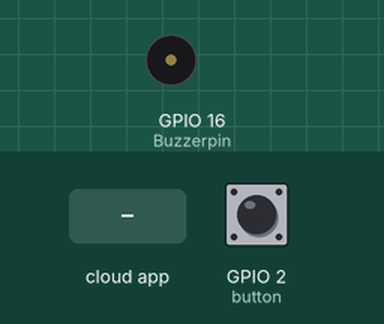
A sketch run on a simulated ESP8266 (NodeMCU). Parts: buzzer (waves = sounding, pin HIGH). The test bench sets the inputs (shaded band); at power-on: GPIO 2 (button) LOW. WiFi joins after 1.5 s; servers stay silent unless stated; what the sketch prints to the serial monitor is not drawn.

Above: at 2.7 s.
2.8 s: the phone or cloud app sets Buzzer to ON
At 3.5 s:
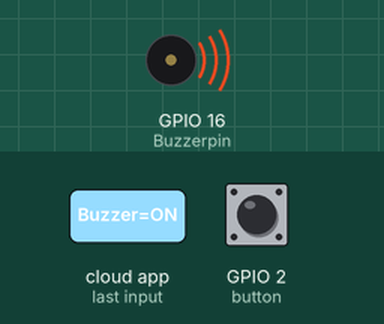
4.3 s: the phone or cloud app sets Buzzer to OFF
At 5.4 s:
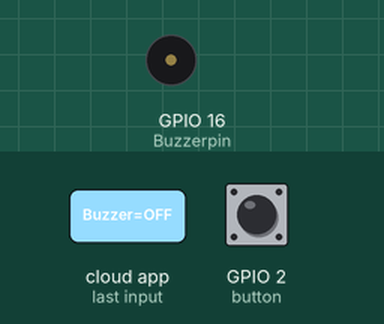
Timing chart, 0 to 7.3 s (numbered marks = the images above; inputs shaded):
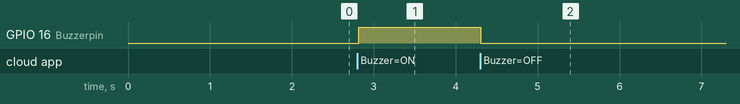

Measured:
- after the input at 2.8 s, GPIO 16 (Buzzerpin): LOW → HIGH at once
- after the input at 4.3 s, GPIO 16 (Buzzerpin): HIGH → LOW at once

The sketch:

Code_v1.ino
```cpp
#include <ESP8266WiFi.h>
#include "Adafruit_MQTT.h"
#include "Adafruit_MQTT_Client.h"
int button = 2;
int Buzzerpin = 16;
/************************* WiFi Access Point *********************************/

#define WLAN_SSID       "gurgaon police"
#define WLAN_PASS       "9910162064"

/************************* Adafruit.io Setup *********************************/

#define AIO_SERVER      "io.adafruit.com"
#define AIO_SERVERPORT  1883                   // use 8883 for SSL
#define AIO_USERNAME    "Ayaan"
#define AIO_KEY         "aio_oReY77ANu2HBvhTDqKS6bEv7Dxks"

/************ Global State (you don't need to change this!) ******************/

// Create an ESP8266 WiFiClient class to connect to the MQTT server.
WiFiClient client;
// or... use WiFiClientSecure for SSL
//WiFiClientSecure client;

// Setup the MQTT client class by passing in the WiFi client and MQTT server and login details.
Adafruit_MQTT_Client mqtt(&client, AIO_SERVER, AIO_SERVERPORT, AIO_USERNAME, AIO_KEY);

/****************************** Feeds ***************************************/

// Setup a feed called 'photocell' for publishing.
// Notice MQTT paths for AIO follow the form: <username>/feeds/<feedname>
Adafruit_MQTT_Publish buttonStatus = Adafruit_MQTT_Publish(&mqtt, AIO_USERNAME "/feeds/Buzzer");

// Setup a feed called 'onoff' for subscribing to changes.
Adafruit_MQTT_Subscribe Buzzer = Adafruit_MQTT_Subscribe(&mqtt, AIO_USERNAME "/feeds/Buzzer");

/*************************** Sketch Code ************************************/

// Bug workaround for Arduino 1.6.6, it seems to need a function declaration
// for some reason (only affects ESP8266, likely an arduino-builder bug).
void MQTT_connect();

void setup() {
  Serial.begin(115200);
  delay(10);
  pinMode(button, INPUT);
  pinMode(Buzzerpin, OUTPUT);
  Serial.println(F("Adafruit MQTT demo"));

  // Connect to WiFi access point.
  Serial.println(); Serial.println();
  Serial.print("Connecting to ");
  Serial.println(WLAN_SSID);

  WiFi.begin(WLAN_SSID, WLAN_PASS);
  while (WiFi.status() != WL_CONNECTED) {
    delay(500);
    Serial.print(".");
  }
  Serial.println();

  Serial.println("WiFi connected");
  Serial.println("IP address: "); Serial.println(WiFi.localIP());

  // Setup MQTT subscription for onoff feed.
  mqtt.subscribe( & Buzzer);
}


void loop() {

  Adafruit_MQTT_Subscribe *subscription;
  while ((subscription = mqtt.readSubscription(5000))) {
    if (subscription == &Buzzer) {
      Serial.print(F("Got: "));
      Serial.println((char *)Buzzer.lastread);
      if (strcmp((char *)Buzzer.lastread, "ON") == 0) {
        digitalWrite(Buzzerpin, HIGH);
      } else if (strcmp((char *)Buzzer.lastread, "OFF") == 0) {
        digitalWrite(Buzzerpin, LOW);
      }
    }

  }

int buttonVal = digitalRead(button);
// Now we can publish stuff!
Serial.print(buttonVal);
Serial.print("...");
if (! buttonStatus.publish(buttonVal)) {
    Serial.println(F("Failed"));
  } else {
    Serial.println(F("OK!"));
  }
delay(3000);
}
```
